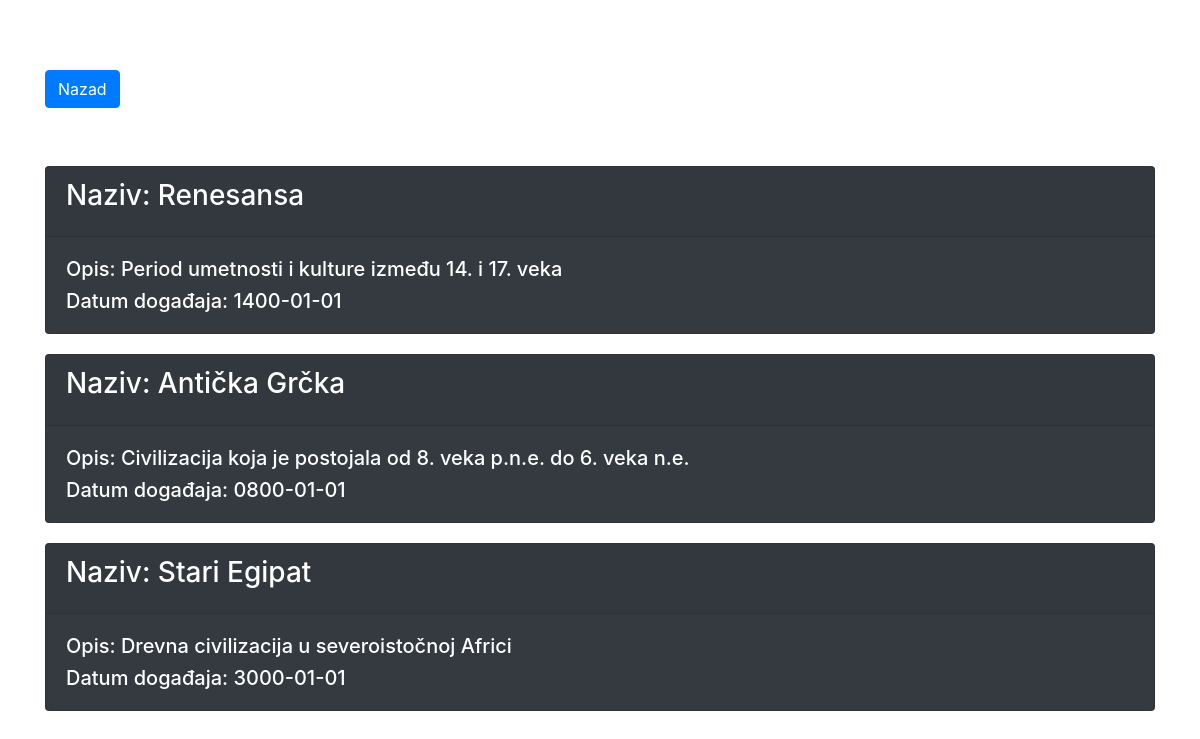
/istorija.php, run on the app's committed database.
### tables this page shows
CREATE TABLE `istorija` (
  `IstorijaID` int(11) NOT NULL,
  `Naziv` varchar(255) NOT NULL,
  `Opis` text DEFAULT NULL,
  `DatumDogađaja` date DEFAULT NULL
);

### istorija.php (the view, shortened to what this page needs)
<?php include("php/povezivanje.php"); ?>
<!DOCTYPE html>
<html lang="en">
<head>
    <link rel="stylesheet" href="https://stackpath.bootstrapcdn.com/bootstrap/4.1.3/css/bootstrap.min.css">
</head>
<body>
    <div class="container">
        <div class="row">
            <div class="col-12">
            <button type="button" class="btn btn-primary"><a href="panel.php" style="color:white;">Nazad</a></button>
            <h3 class="text-center mt-3" style="color: white;">Istorija</h3>
                <?php
                $query = $mysqli->query("SELECT * FROM Istorija");
                while ($data = $query->fetch_object()) {
                    echo '<div class="card text-white bg-dark">';
                    echo '<div class="card-header">';
                    echo '<h3 class="card-title">Naziv: ' . $data->Naziv . '</h3>';
                    echo '</div>';
                    echo '<div class="card-body">';
                    echo '<div class="row">';
                    echo '<div class="col-md-8">';
                    echo '<h5 class="card-text">Opis: ' . $data->Opis . '</h5>';
                    echo '<h5 class="card-text">Datum događaja: ' . $data->DatumDogađaja . '</h5>';
                    echo '</div>';
                    echo '</div>';
                    echo '</div>';
                    echo '</div>';
                }
                ?>
            </div>
        </div>
    </div>
</body>
</html>

### istorija.php (style rules this page uses)
body { background-image: url('img/muzej.jpg'); background-repeat: no-repeat; background-attachment: fixed; background-size: 100% 100%; }
.container { margin-top: 70px; }
.card { margin-bottom: 20px; }

### data on the page
istorija: Naziv "Renesansa", Opis "Period umetnosti i kulture između 14. i 17. veka", DatumDogađaja "1400-01-01"
istorija: Naziv "Antička Grčka", Opis "Civilizacija koja je postojala od 8. veka p.n.e. do 6. veka n.e.", DatumDogađaja "0800-01-01"
istorija: Naziv "Stari Egipat", Opis "Drevna civilizacija u severoistočnoj Africi", DatumDogađaja "3000-01-01"
